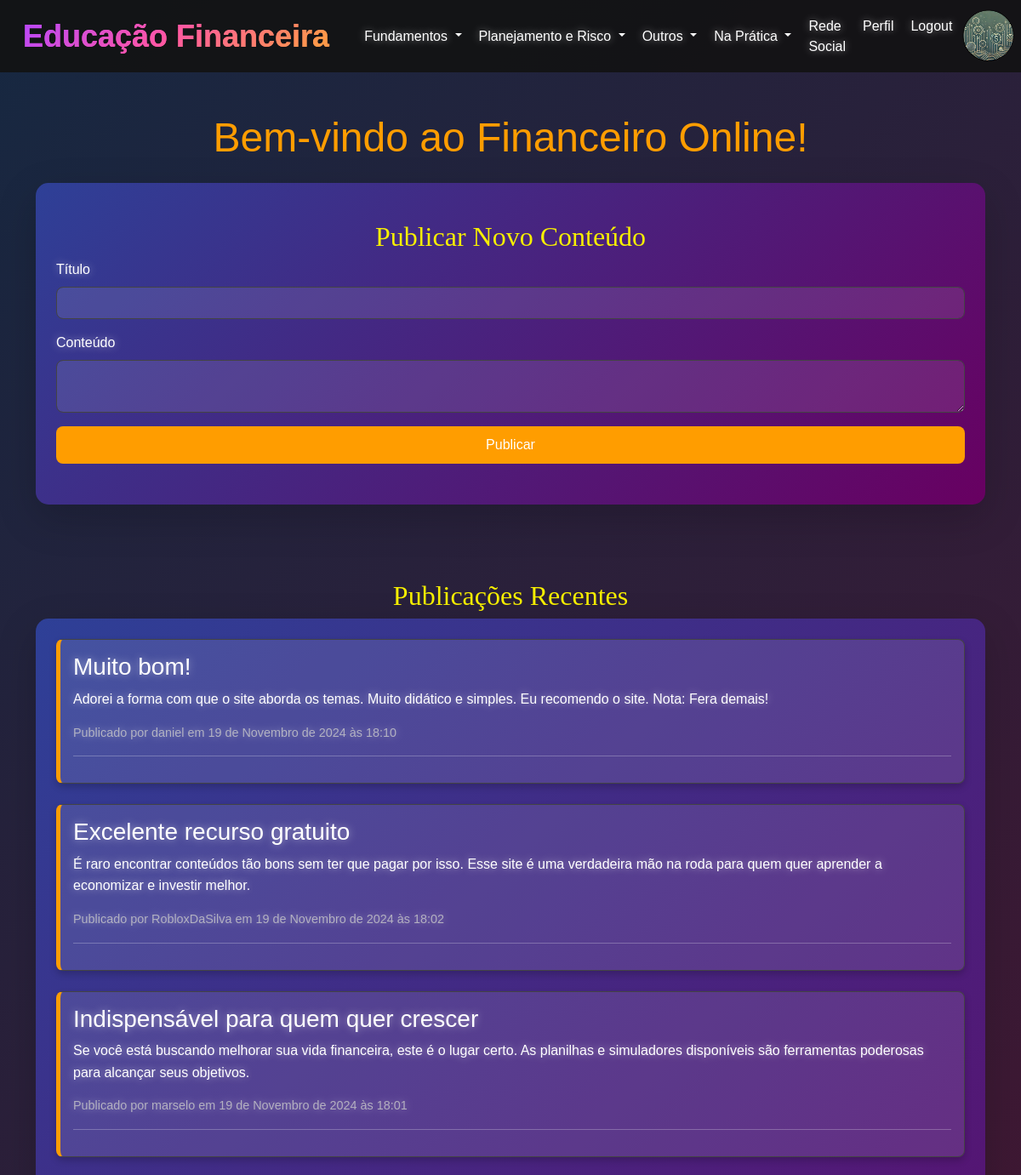
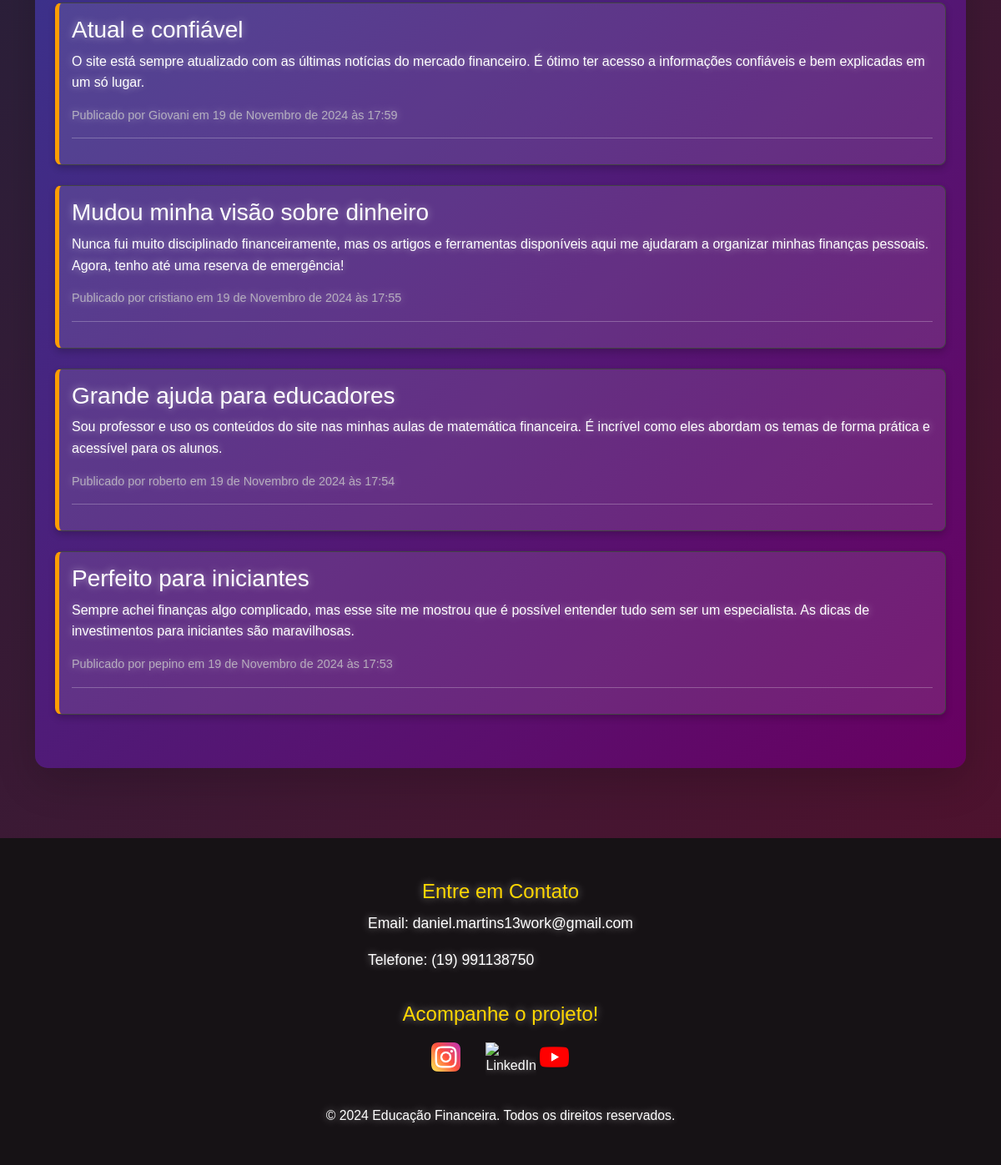
Page /rede-social/ (signed in) on the committed database (2 pictures, top to bottom).
### e_financ/models.py (models this page shows, shortened)
class Publicacao(models.Model):
    titulo = models.CharField(max_length=200)
    conteudo = models.TextField()
    usuario = models.ForeignKey(User, on_delete=models.CASCADE)
    data_publicacao = models.DateTimeField(auto_now_add=True)

### e_financ/views.py (the view)
# urls.py: path('rede-social/', views.rede_social_view, name='rede_social'),  # Nova URL
@login_required
def rede_social_view(request):
    if request.method == 'POST':
        form = PublicacaoForm(request.POST)
        if form.is_valid():
            publicacao = form.save(commit=False)
            publicacao.usuario = request.user
            publicacao.save()
            messages.success(request, 'Publicação enviada com sucesso!')
            return redirect('rede_social')
        else:
            messages.error(request, 'Erro ao enviar a publicação. Verifique os dados e tente novamente.')
    else:
        form = PublicacaoForm()
    publicacoes = Publicacao.objects.all().order_by('-data_publicacao')
    return render(request, 'rede_social.html', {'form': form, 'publicacoes': publicacoes})

### e_financ/forms.py
class PublicacaoForm(forms.ModelForm):
    class Meta:
        model = Publicacao
        fields = ['titulo', 'conteudo']

### templates/rede_social.html (shortened to what this page needs)
{% extends 'base.html' %}
{% block content %}
<div class="container-xl mt-5">
    <h1 class="text-center mb-4">Bem-vindo ao Financeiro Online!</h1>
    <div class="row">
        <div class="col-md-12 mb-5">
            <div class="card shadow-lg p-4 simulador-card">
                <h2 class="text-center">Publicar Novo Conteúdo</h2>
                <form method="post" class="mb-4">
                    <div class="mb-3">
                        <label for="{{ form.titulo.id_for_label }}" class="form-label">Título</label>
                        <input type="text" name="{{ form.titulo.name }}" id="{{ form.titulo.id_for_label }}" class="form-control" value="{{ form.titulo.value|default_if_none:'' }}">
                    </div>
                    <div class="mb-3">
                        <label for="{{ form.conteudo.id_for_label }}" class="form-label">Conteúdo</label>
                        <textarea name="{{ form.conteudo.name }}" id="{{ form.conteudo.id_for_label }}" class="form-control">{{ form.conteudo.value|default_if_none:'' }}</textarea>
                    </div>
                    <button type="submit" class="btn btn-primary w-100">Publicar</button>
                </form>
            </div>
        </div>
        <div class="col-md-12">
            <h2 align="center">Publicações Recentes</h2>
            <div class="card shadow-lg p-4 simulador-card">
                <ul class="list-unstyled">
                    {% for publicacao in publicacoes %}
                        <li class="publicacao-item mb-4">
                            <h3><b>{{ publicacao.titulo }}</b></h3>
                            <p>{{ publicacao.conteudo }}</p>
                            <small class="texto-mutado">Publicado por {{ publicacao.usuario.username }} em {{ publicacao.data_publicacao }}</small>
                            <hr>
                        </li>
                    {% empty %}
                        <li>Nenhuma publicação disponível no momento.</li>
                    {% endfor %}
                </ul>
            </div>
        </div>
    </div>
</div>
{% endblock %}

### templates/base.html (shortened to what this page needs)
{% load static %}
<!DOCTYPE html>
<html lang="pt-br">
<head>
    <link href="https://cdn.jsdelivr.net/npm/bootstrap@5.3.3/dist/css/bootstrap.min.css" rel="stylesheet">
    <link rel="stylesheet" href="{% static 'style.css' %}">
</head>
<body class="d-flex flex-column min-vh-100 dark-theme">
    <nav class="navbar navbar-expand-lg">
        <div class="container-fluid">
            <a class="navbar-brand" href="{% url 'index' %}">
                <span class="brand-text">Educação Financeira</span>
            </a>
            <img src="{% static 'assets/img/logo_definitivo.png' %}" alt="Logo" class="navbar-logo-right">
            <div class="collapse navbar-collapse" id="navbarNav">
                <ul class="navbar-nav">
                    <li class="nav-item dropdown">
                        <a class="nav-link dropdown-toggle {% if 'fundamentos' in request.path %}active{% endif %}"
                           href="#" id="fundamentosDropdown" role="button"
                           data-bs-toggle="dropdown" aria-expanded="false">
                            Fundamentos
                        </a>
                    </li>
                    <li class="nav-item dropdown">
                        <a class="nav-link dropdown-toggle {% if 'planejamento-risco' in request.path %}active{% endif %}"
                           href="#" id="planejamentoRiscoDropdown" role="button"
                           data-bs-toggle="dropdown" aria-expanded="false">
                            Planejamento e Risco
                        </a>
                    </li>
                    <li class="nav-item dropdown">
                        <a class="nav-link dropdown-toggle {% if 'outros' in request.path %}active{% endif %}"
                           href="#" id="outrosDropdown" role="button"
                           data-bs-toggle="dropdown" aria-expanded="false">
                            Outros
                        </a>
                    </li>
                    <li class="nav-item dropdown">
                        <a class="nav-link dropdown-toggle" href="#" id="naPraticaDropdown" role="button" data-bs-toggle="dropdown" aria-expanded="false">
                            Na Prática
                        </a>
                    </li>
                </ul>
                <ul class="navbar-nav ms-auto">
                    <li class="nav-item">
                        <a class="nav-link" href="{% url 'rede_social' %}">Rede Social</a>
                    </li>
                    {% if user.is_authenticated %}
                    <li class="nav-item">
                        <a class="nav-link" href="{% url 'profile' %}">Perfil</a>
                    </li>
                    <li class="nav-item">
                        <a class="nav-link" href="{% url 'logout' %}">Logout</a>
                    </li>
                    {% endif %}
                </ul>
            </div>
        </div>
    </nav>
    <main>
        {% block content %}
        {% endblock %}
    </main>
    <footer class="bg text-center py-3 mt-5">
        <div class="rodape">
            <div class="rodape__content">
                <div class="rodape__section rodape__contact">
                    <h4 class="rodape__subtitle">Entre em Contato</h4>
                    <p><strong>Email:</strong> daniel.martins13work@gmail.com</p>
                    <p><strong>Telefone:</strong> (19) 991138750</p>
                </div>
                <div class="rodape__section rodape__social">
                    <h4 class="rodape__subtitle">Acompanhe o projeto!</h4>
                    <div class="rodape__social-links">
                        <a href="https://www.instagram.com/daniell_duarte13/" class="social-icon" aria-label="Instagram">
                            <img src="{% static 'assets/img/insta_icon.png' %}" alt="Instagram" width="35" height="35">
                        </a>
                        <a href="https://www.linkedin.com/in/daniel-jozias-20499a301/" class="social-icon" aria-label="LinkedIn">
                            <img src="{% static 'assets/img/linkedin_icon.png' %}" alt="LinkedIn" width="35" height="35">
                        </a>
                        <a href="https://www.youtube.com/@dani-se01" class="social-icon" aria-label="YouTube">
                            <img src="{% static 'assets/img/youtube_icon.png' %}" alt="YouTube" width="35" height="35">
                        </a>
                    </div>
                </div>
            </div>
            <div class="rodape__bottom">
                <p>&copy; 2024 Educação Financeira. Todos os direitos reservados.</p>
            </div>
        </div>
    </footer>
</body>
</html>

### rows in the picture
Publicacao: titulo "Muito bom!", conteudo "Adorei a forma com que o site aborda os temas. Muito didático e simples. Eu recomendo o site. Nota: Fera demais!", usuario.username "daniel", data_publicacao "19 de Novembro de 2024 às 18:10"
Publicacao: titulo "Excelente recurso gratuito", conteudo "É raro encontrar conteúdos tão bons sem ter que pagar por isso. Esse site é uma verdadeira mão na roda para quem quer aprender a economizar e investir melhor.", usuario.username "RobloxDaSilva", data_publicacao "19 de Novembro de 2024 às 18:02"
Publicacao: titulo "Indispensável para quem quer crescer", conteudo "Se você está buscando melhorar sua vida financeira, este é o lugar certo. As planilhas e simuladores disponíveis são ferramentas poderosas para alcançar seus objetivos.", usuario.username "marselo", data_publicacao "19 de Novembro de 2024 às 18:01"
Publicacao: titulo "Atual e confiável", conteudo "O site está sempre atualizado com as últimas notícias do mercado financeiro. É ótimo ter acesso a informações confiáveis e bem explicadas em um só lugar.", usuario.username "Giovani", data_publicacao "19 de Novembro de 2024 às 17:59"
Publicacao: titulo "Mudou minha visão sobre dinheiro", conteudo "Nunca fui muito disciplinado financeiramente, mas os artigos e ferramentas disponíveis aqui me ajudaram a organizar minhas finanças pessoais. Agora, tenho até uma reserva de emergência!", usuario.username "cristiano", data_publicacao "19 de Novembro de 2024 às 17:55"
Publicacao: titulo "Grande ajuda para educadores", conteudo "Sou professor e uso os conteúdos do site nas minhas aulas de matemática financeira. É incrível como eles abordam os temas de forma prática e acessível para os alunos.", usuario.username "roberto", data_publicacao "19 de Novembro de 2024 às 17:54"
Publicacao: titulo "Perfeito para iniciantes", conteudo "Sempre achei finanças algo complicado, mas esse site me mostrou que é possível entender tudo sem ser um especialista. As dicas de investimentos para iniciantes são maravilhosas.", usuario.username "pepino", data_publicacao "19 de Novembro de 2024 às 17:53"
